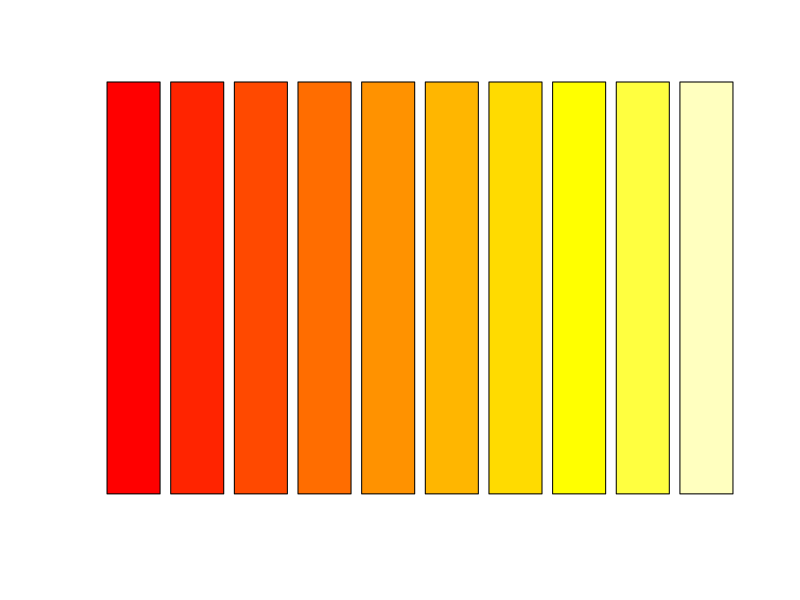
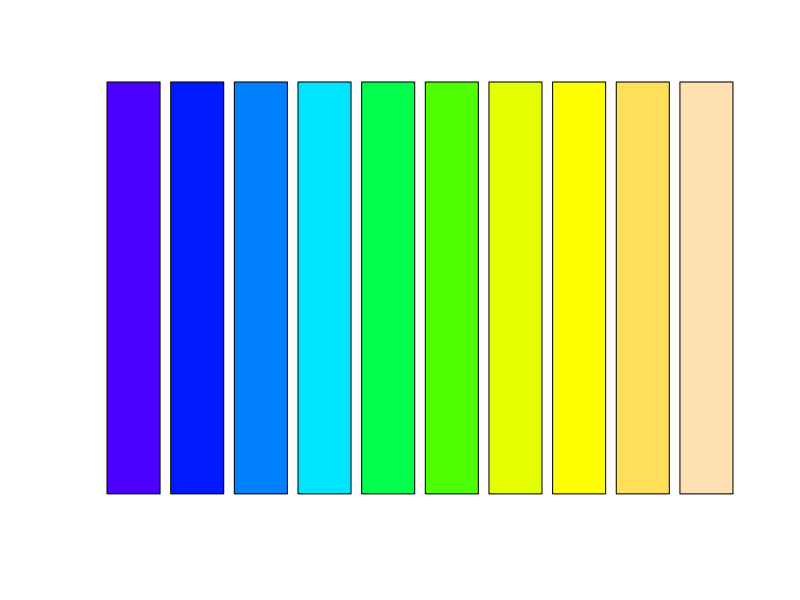
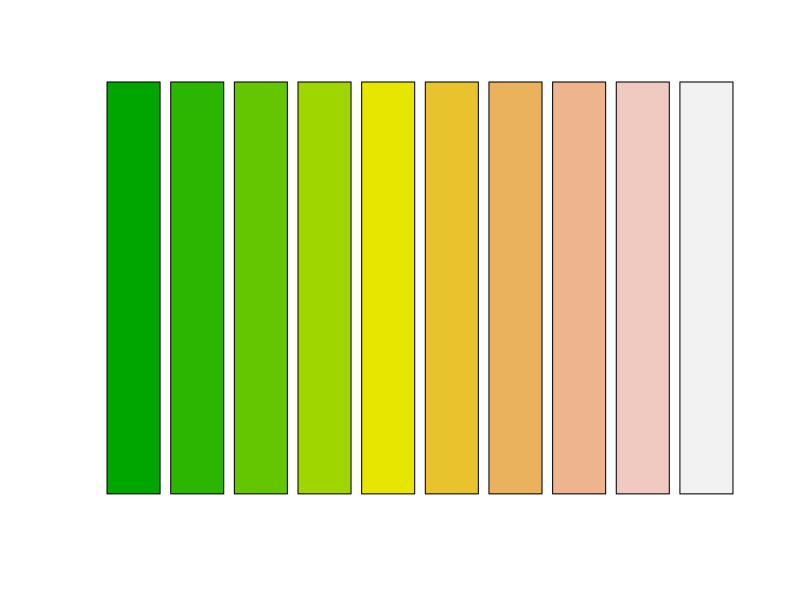
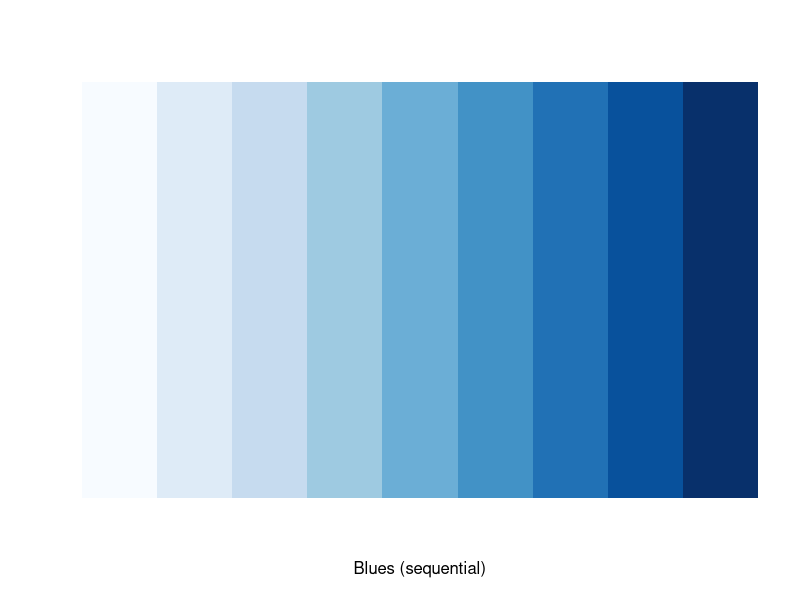
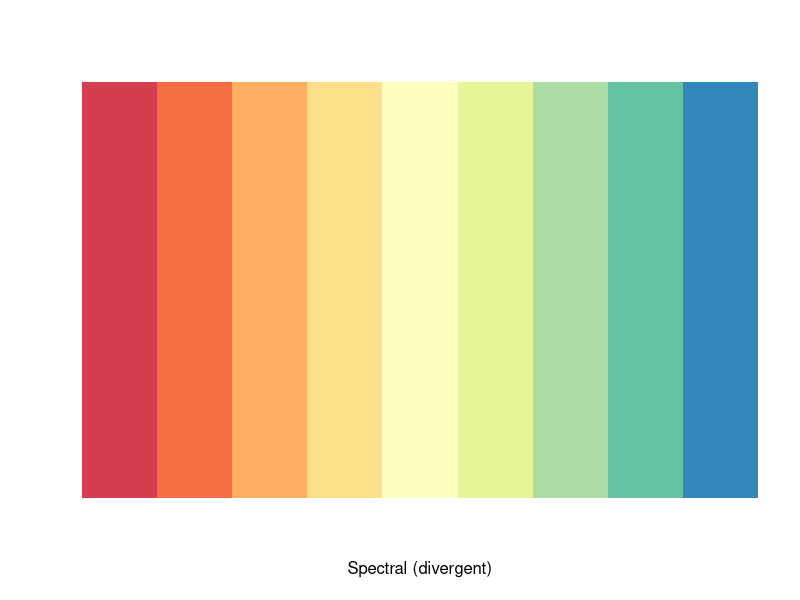
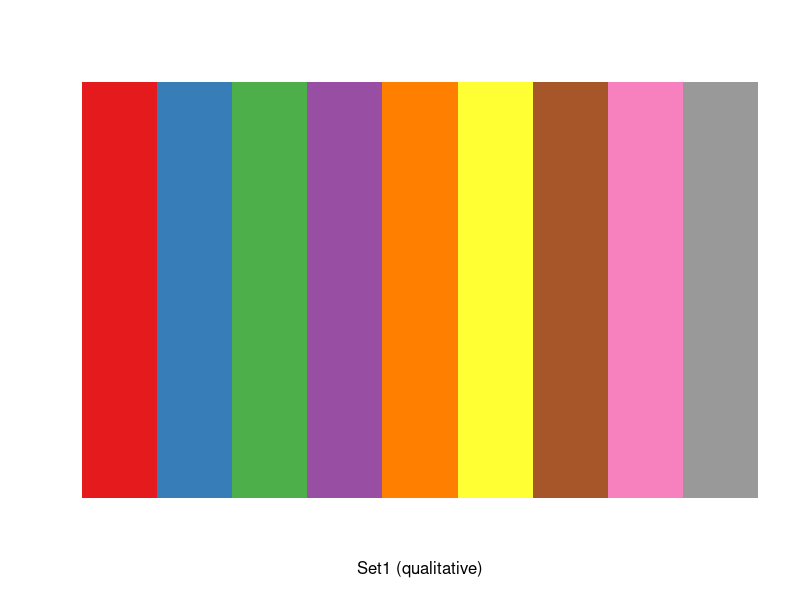

The R script that drew these images, in order:
## ---- chunk 1
#| fig.cap: "Heatmap Colors"
#| fig.height: 3

barplot(rep(1,10), col = heat.colors(10), axes = FALSE)

## ---- chunk 2
#| fig.cap: "Topographical Colors"
#| fig.height: 3

barplot(rep(1,10), col = topo.colors(10), axes = FALSE)

## ---- chunk 3
#| fig.cap: "Terrain Colors"
#| fig.height: 3


barplot(rep(1,10), col = terrain.colors(10), axes = FALSE)

## ---- chunk 4

library(RColorBrewer) # A library for color palettes

## ---- chunk 5
#| fig.cap: "Blues Palette"
#| fig.height: 3

display.brewer.pal(name = "Blues", n = 9)

## ---- chunk 6
#| fig.cap: "Spectral Palette"
#| fig.height: 3

display.brewer.pal(name = "Spectral", n = 9)

## ---- chunk 7
#| fig.cap: "Set1 Palette"
#| fig.height: 3

display.brewer.pal(name = "Set1", n = 9)

